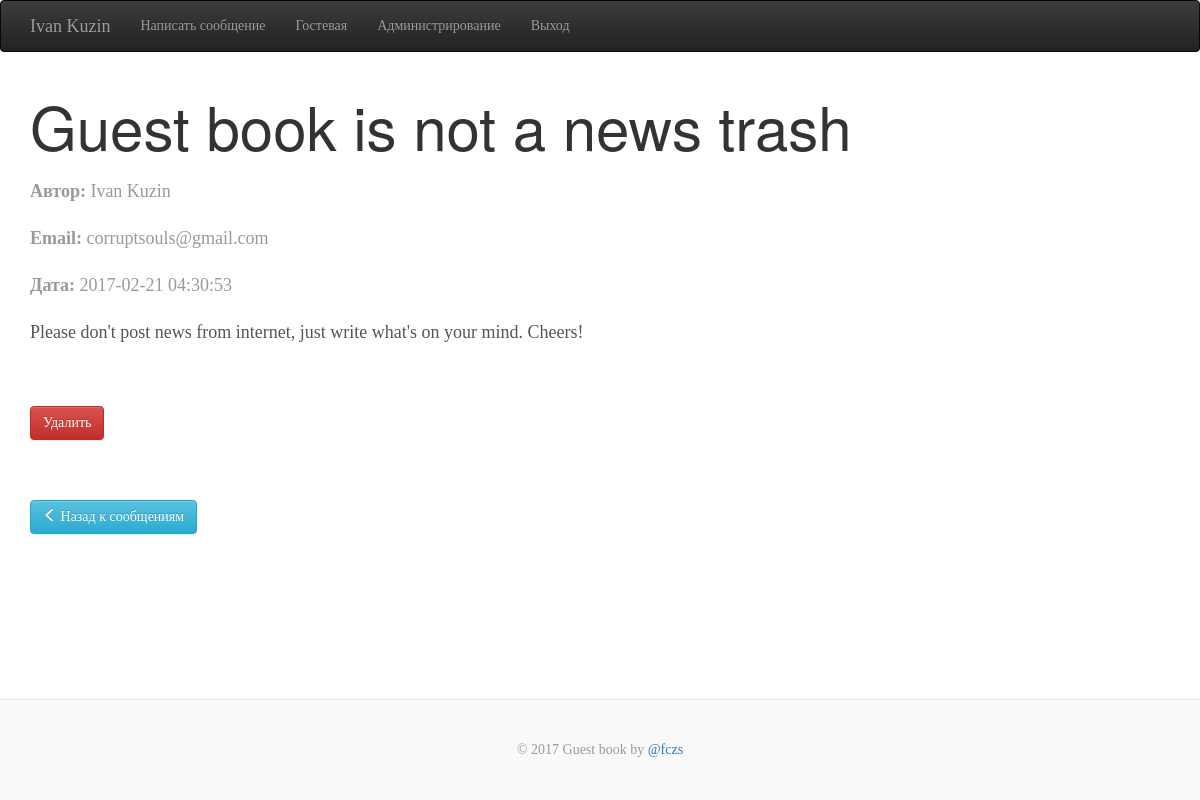
/messages/detail.php?ID=24 (signed in), run on the app's committed database.
### tables this page shows
CREATE TABLE `gb_user` (
  `ID` int(11) NOT NULL,
  `NAME` varchar(255) NOT NULL,
  `EMAIL` varchar(255) NOT NULL,
  `PASSWORD` varchar(255) NOT NULL,
  `GROUP_ID` int(11) NOT NULL DEFAULT '2'
);

CREATE TABLE `gb_messages` (
  `ID` int(11) NOT NULL,
  `DATE` datetime NOT NULL DEFAULT CURRENT_TIMESTAMP,
  `AUTHOR_ID` int(11) NOT NULL,
  `TITLE` varchar(255) NOT NULL,
  `MESSAGE` longtext NOT NULL,
  `PUBLISHED` char(1) NOT NULL DEFAULT 'N'
);

### engine/PDOWorker.php (called while the page is built, shortened)
<?php
class PDOWorker
{
    private static $PDOInstance;
    public function __construct($dbHost, $dbName, $charset, $dbUser, $dbPassword)
    {
        if (!self::$PDOInstance) {
            try {
                self::$PDOInstance = new PDO('mysql:host=' . $dbHost . ';dbname=' . $dbName . ';charset=' . $charset, $dbUser, $dbPassword);
                self::$PDOInstance->setAttribute(PDO::ATTR_EMULATE_PREPARES, false);
            } catch (PDOException $e) {
                file_put_contents(ROOT_DIR . '/engine/log/error.log', date("d.m.Y H:i:s") . ": " . $e->getMessage() . "\n", FILE_APPEND);
                die(DB_CONNECTION_ERROR);
            }
        }
        return self::$PDOInstance;
    }
    public function fetchAllAssoc($statement)
    {
        return self::$PDOInstance->query($statement)->fetchAll(PDO::FETCH_ASSOC);
    }
    public function fetchRowAssoc($statement)
    {
        return self::$PDOInstance->query($statement)->fetch(PDO::FETCH_ASSOC);
    }
    public function fetchColAssoc($statement, $data)
    {
        $dbData = self::$PDOInstance->prepare($statement);
        $dbData->execute($data);
        return $dbData->fetchColumn();
    }
}

### engine/Prolog.php (called while the page is built, shortened)
<?php
require_once($_SERVER["DOCUMENT_ROOT"] . "/engine/MessagesOutput.php");
require_once($_SERVER["DOCUMENT_ROOT"] . "/engine/Users.php");
$messages = new MessagesOutput();
$users = new Users();

### engine/Users.php (called while the page is built, shortened)
<?php
require_once($_SERVER["DOCUMENT_ROOT"] . "/engine/PDOWorker.php");
class Users
{
    private static $pdoObj = null;
    public function __construct()
    {
        self::$pdoObj = new PDOWorker(DB_HOST, DB_NAME, DB_CHARSET, DB_USER, DB_PASSWORD);
    }
    public function getUserFields($idArr)
    {
        $users = self::$pdoObj->fetchAllAssoc("SELECT ID, NAME, EMAIL FROM `gb_user` WHERE ID IN (" . implode(',', $idArr) . ")");
        $userFields = [];
        foreach ($users as $user) {
            $userFields[$user["ID"]] = $user;
        }
        return $userFields;
    }
    public function isUser()
    {
        return isset($_SESSION["LOGIN_USER"]) ? true : false;
    }
    public function isAdmin()
    {
        $group = "";
        if ($this->isUser()) {
            $data = array("email" => $_SESSION["LOGIN_USER"]);
            $group = self::$pdoObj->fetchColAssoc("SELECT GROUP_ID FROM `gb_user` WHERE EMAIL = :email", $data);
        }
        return $group == ADMIN_GROUP ? true : false;
    }
    public function getUserName()
    {
        $user_name = "";
        if ($this->isUser()) {
            $data = array("email" => $_SESSION["LOGIN_USER"]);
            $user_name = self::$pdoObj->fetchColAssoc("SELECT NAME FROM `gb_user` WHERE EMAIL = :email", $data);
        }
        return $user_name;
    }
}

### engine/PaginationTrait.php (called while the page is built, shortened)
<?php
Trait PaginationTrait
{
    public function getMessageID()
    {
        return $_GET["ID"];
    }
}

### engine/MessagesOutput.php (called while the page is built, shortened)
<?php
require_once($_SERVER["DOCUMENT_ROOT"] . "/engine/PDOWorker.php");
require_once($_SERVER["DOCUMENT_ROOT"] . "/engine/PaginationTrait.php");
class MessagesOutput
{
    private static $pdoObj = null;
    private $allMessages = "SELECT * FROM `gb_messages`";
    public function __construct()
    {
        self::$pdoObj = new PDOWorker(DB_HOST, DB_NAME, DB_CHARSET, DB_USER, DB_PASSWORD);
    }
    public function getDetailPage()
    {
        return(self::$pdoObj->fetchRowAssoc($this->allMessages . " WHERE ID='" . $this->getMessageID() . "'"));
    }
}

### messages/detail.php (the view, shortened to what this page needs)
<?php require_once($_SERVER["DOCUMENT_ROOT"] . "/engine/Prolog.php"); ?>
<?php include(TEMPLATE_DIR . '/header.php'); ?>
<?php
$message = $messages->getDetailPage();
$authorFields = $users->getUserFields(array($message["AUTHOR_ID"]));
?>
    <div class="gb-header">
        <h1 class="gb-title"><?=$message["TITLE"]?></h1>
    </div>
    <div class="row">
        <div class="col-xs-12 gb-main">
            <div class="gb-post">
                <div class="gb-post-meta">
                    <span class="meta-title"><?=AUTHOR_LABEL?></span>
                    <span><?=$authorFields[$message["AUTHOR_ID"]]["NAME"]?></span>
                </div>
                <div class="gb-post-meta">
                    <span class="meta-title"><?=EMAIL_LABEL?></span>
                    <span><?=$authorFields[$message["AUTHOR_ID"]]["EMAIL"]?></span>
                </div>
                <div class="gb-post-meta">
                    <span class="meta-title"><?=DATE_LABEL?></span>
                    <span><?=$message["DATE"]?></span>
                </div>
                <p><?=$message["MESSAGE"]?></p>
            </div>
        </div>
    </div>
    <div class="gp-buttons">
        <button type="button" class="btn btn-danger delete" data-id="<?=$message["ID"]?>"><?=DELETE_BUTTON?></button>
    </div>
    <div class="gp-back">
        <button type="button" class="btn btn-info back-btn"><span class="glyphicon glyphicon-menu-left" aria-hidden="true"></span> <?=BACK_BUTTON?></button>
    </div>
<?php include(TEMPLATE_DIR . '/footer.php'); ?>

### template/header.php (shortened to what this page needs)
<!DOCTYPE html>
<html lang="ru">
<head>
    <link rel="stylesheet" href="https://maxcdn.bootstrapcdn.com/bootstrap/3.3.7/css/bootstrap.min.css">
    <link rel="stylesheet" href="https://maxcdn.bootstrapcdn.com/bootstrap/3.3.7/css/bootstrap-theme.min.css">
    <link rel="stylesheet" href="/template/css/style.css">
</head>
<body>
<div class="gp-page">
    <nav class="navbar navbar-inverse">
        <div class="container">
            <div class="navbar-header">
                <span class="navbar-brand">
                    <?php if($users->isUser()): ?>
                        <?=$users->getUserName();?>
                    <?php else: ?>
                        <span class="glyphicon glyphicon-book" aria-hidden="true"></span>
                    <?php endif; ?>
                </span>
            </div>
            <div id="navbar" class="navbar-collapse collapse">
                <ul class="nav navbar-nav">
                    <?php if($users->isUser()): ?>
                        <li><a href="#" type="button" data-toggle="modal" data-target="#Modal_Message"><?=WRITE_MESSAGE_OPTION?></a></li>
                        <?php if($users->isAdmin()): ?>
                            <li><a href="/"><?=HOME_OPTION?></a></li>
                            <li><a href="/messages/"><?=ADMIN_OPTION?></a></li>
                        <?php endif; ?>
                        <li><a href="#" class="logout"><?=LOGOUT_OPTION?></a></li>
                    <?php else: ?>
                        <li><a href="#" type="button" data-toggle="modal" data-target="#Modal_Login"><?=LOGIN_OPTION?></a></li>
                    <?php endif; ?>
                </ul>
            </div>
        </div>
    </nav>
    <div class="container">

### template/css/style.css (style rules this page uses)
html { position: relative; min-height: 100%; }
body { font-family: Georgia, "Times New Roman", Times, serif; color: #555; margin-bottom: 180px; }
h1, h2 { margin-top: 0; font-family: "Helvetica Neue", Helvetica, Arial, sans-serif; font-weight: normal; color: #333; }
.gp-page { min-height: 100%; height: auto !important; margin: 0 auto -101px; }
.gb-header { padding-top: 20px; padding-bottom: 20px; }
.gb-title { margin-bottom: 0; font-size: 60px; font-weight: normal; }
.gb-main { font-size: 18px; line-height: 1.5; }
.gb-post { margin-bottom: 50px; }
.gb-post-meta { margin-bottom: 20px; color: #999; }
.gp-buttons { margin: 10px 0 30px; }
.gp-buttons button:first-child { margin-right: 10px; }
.meta-title { font-weight: bold; }
.gp-back { margin-top: 60px; margin-bottom: 60px; }

### data on the page
gb_user: NAME "Ivan Kuzin"
gb_messages: TITLE "Guest book is not a news trash", AUTHOR_ID.NAME "Ivan Kuzin", AUTHOR_ID.EMAIL "corruptsouls@gmail.com", DATE "2017-02-21 04:30:53", MESSAGE "Please don't post news from internet, just write what's on your mind. Cheers!"

### other printed values
WRITE_MESSAGE_OPTION "Написать сообщение"
HOME_OPTION "Гостевая"
ADMIN_OPTION "Администрирование"
LOGOUT_OPTION "Выход"
AUTHOR_LABEL "Автор:"
EMAIL_LABEL "Email:"
DATE_LABEL "Дата:"
DELETE_BUTTON "Удалить"
BACK_BUTTON "Назад к сообщениям"
